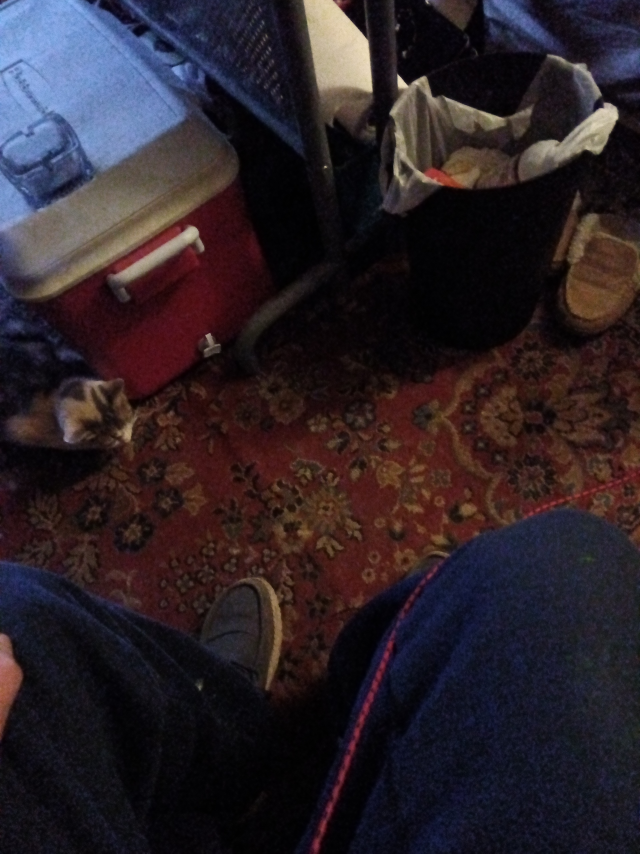
#> input picture test.jpg, 1920 x 2560 px (shown at 1/3 size)
$ python -i quantum_camera_detector.py   (imports and definitions only)   (older library calls are emulated)
#> lines starting #> are read from the running program, lines starting #| are printed output that depends on the picture; after the words box and inside, x2 and y2 are one past the last pixel; in counts of white or black regions, pixels touching at a corner belong together
#!/usr/bin/env python3
"""
Quantum Camera Detector
Detects quantum manifestations through camera analysis
"""

import cv2
import numpy as np
from datetime import datetime
import json
import os

class QuantumCameraDetector:
    def __init__(self):
        self.detection_threshold = 0.7
        self.quantum_signatures = []
        self.recording = False

    def analyze_frame(self, frame):
        """Analyze camera frame for quantum signatures"""

        # Convert to different color spaces for analysis
        gray = cv2.cvtColor(frame, cv2.COLOR_BGR2GRAY)
        hsv = cv2.cvtColor(frame, cv2.COLOR_BGR2HSV)

        quantum_score = 0.0
        signatures = []

        # 1. INTERFERENCE PATTERN DETECTION
        interference = self.detect_interference_patterns(gray)
        if interference > 0.5:
            quantum_score += 0.3
            signatures.append("interference_pattern")

        # 2. ENTANGLEMENT CORRELATION (pixel correlations)
        entanglement = self.detect_entanglement_correlations(frame)
        if entanglement > 0.6:
            quantum_score += 0.25
            signatures.append("entanglement_correlation")

        # 3. SUPERPOSITION DETECTION (multiple states)
        superposition = self.detect_superposition(hsv)
        if superposition > 0.5:
            quantum_score += 0.2
            signatures.append("superposition_state")

        # 4. QUANTUM TUNNELING (unexpected transitions)
        tunneling = self.detect_tunneling_events(gray)
        if tunneling > 0.4:
            quantum_score += 0.15
            signatures.append("tunneling_event")

        # 5. WAVE-PARTICLE DUALITY (edge detection)
        duality = self.detect_wave_particle_duality(gray)
        if duality > 0.5:
            quantum_score += 0.1
            signatures.append("wave_particle_duality")

        return quantum_score, signatures

    def detect_interference_patterns(self, gray):
        """Detect interference-like patterns"""
        # Use FFT to detect periodic patterns
        f_transform = np.fft.fft2(gray)
        f_shift = np.fft.fftshift(f_transform)
        magnitude = np.abs(f_shift)

        # Look for strong periodic components
        threshold = np.mean(magnitude) + 2 * np.std(magnitude)
        peaks = np.sum(magnitude > threshold)

        # Normalize score
        score = min(peaks / 100.0, 1.0)
        return score

    def detect_entanglement_correlations(self, frame):
        """Detect non-local correlations between regions"""
        h, w = frame.shape[:2]

        # Split frame into quadrants
        q1 = frame[0:h//2, 0:w//2]
        q2 = frame[0:h//2, w//2:w]
        q3 = frame[h//2:h, 0:w//2]
        q4 = frame[h//2:h, w//2:w]

        # Calculate correlations
        corr_12 = np.corrcoef(q1.flatten(), q2.flatten())[0, 1]
        corr_34 = np.corrcoef(q3.flatten(), q4.flatten())[0, 1]
        corr_13 = np.corrcoef(q1.flatten(), q3.flatten())[0, 1]
        corr_24 = np.corrcoef(q2.flatten(), q4.flatten())[0, 1]

        # High correlation = potential entanglement
        avg_corr = np.mean([abs(corr_12), abs(corr_34), abs(corr_13), abs(corr_24)])
        return avg_corr

    def detect_superposition(self, hsv):
        """Detect superposition-like states (multiple dominant colors)"""
        # Analyze hue distribution
        hue = hsv[:, :, 0]
        hist, _ = np.histogram(hue, bins=18, range=(0, 180))

        # Normalize
        hist = hist / np.sum(hist)

        # Count significant peaks (multiple states)
        threshold = 0.1
        peaks = np.sum(hist > threshold)

        # More peaks = more superposition
        score = min(peaks / 5.0, 1.0)
        return score

    def detect_tunneling_events(self, gray):
        """Detect sudden transitions (tunneling-like)"""
        # Calculate gradient magnitude
        sobelx = cv2.Sobel(gray, cv2.CV_64F, 1, 0, ksize=3)
        sobely = cv2.Sobel(gray, cv2.CV_64F, 0, 1, ksize=3)
        gradient = np.sqrt(sobelx**2 + sobely**2)

        # High gradients = sharp transitions
        threshold = np.mean(gradient) + np.std(gradient)
        tunneling_pixels = np.sum(gradient > threshold)

        score = min(tunneling_pixels / (gray.size * 0.1), 1.0)
        return score

    def detect_wave_particle_duality(self, gray):
        """Detect wave-like and particle-like features"""
        # Canny edge detection (particle-like)
        edges = cv2.Canny(gray, 50, 150)
        edge_density = np.sum(edges > 0) / edges.size

        # Blur detection (wave-like)
        laplacian = cv2.Laplacian(gray, cv2.CV_64F)
        blur_score = np.var(laplacian)

        # Balance between sharp and smooth
        duality_score = edge_density * (1.0 / (1.0 + np.exp(-blur_score/1000)))
        return min(duality_score * 10, 1.0)

    def save_quantum_event(self, frame, quantum_score, signatures):
        """Save detected quantum event"""
        timestamp = datetime.now().strftime("%Y%m%d_%H%M%S")

        # Create output directory
        os.makedirs("quantum_detections", exist_ok=True)

        # Save frame
        filename = f"quantum_detections/quantum_{timestamp}.jpg"
        cv2.imwrite(filename, frame)

        # Save metadata
        metadata = {
            "timestamp": timestamp,
            "quantum_score": float(quantum_score),
            "signatures": signatures,
            "threshold": self.detection_threshold
        }

        json_file = f"quantum_detections/quantum_{timestamp}.json"
        with open(json_file, 'w') as f:
            json.dump(metadata, f, indent=2)

        print(f"⚛️ Quantum event saved: {filename}")
        return filename

>>> import cv2
>>> picture = cv2.imread('../test.jpg')
#> picture is the input picture: shape (2560, 1920, 3); mean B, G, R 40, 34.1, 43.7
>>> result = QuantumCameraDetector().analyze_frame(picture)
#> in analyze_frame, `gray = cv2.cvtColor(frame, cv2.COLOR_BGR2GRAY)`:
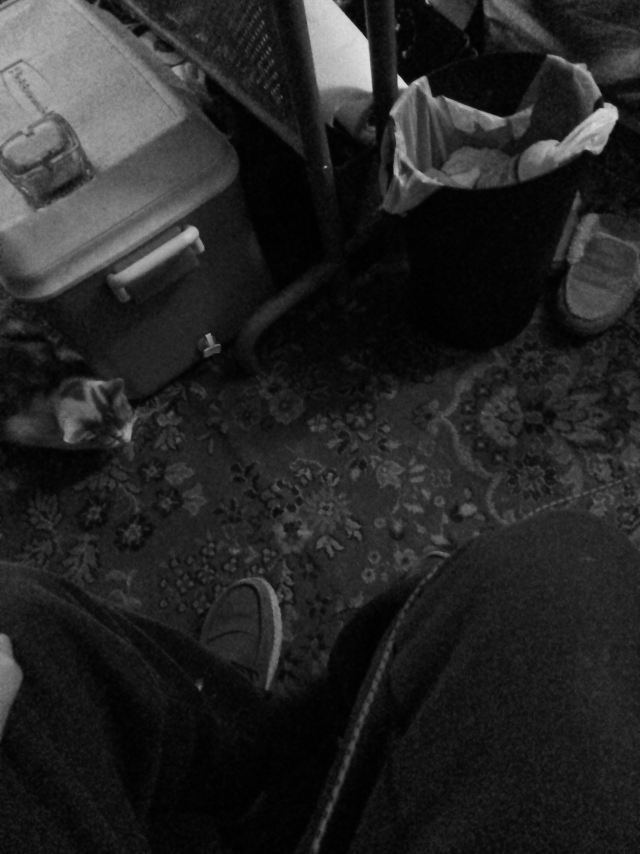
#> gray: shape (2560, 1920) (shown at 1/3 size); min 0, max 228, mean 37.7
#> in analyze_frame, `hsv = cv2.cvtColor(frame, cv2.COLOR_BGR2HSV)`: hsv: shape (2560, 1920, 3); mean H, S, V 91.7, 116.5, 53.2
#> in detect_interference_patterns, `threshold = np.mean(magnitude) + 2 * np.std(magnitude)`: threshold = 245703
#> in detect_interference_patterns, `peaks = np.sum(magnitude > threshold)`: peaks = 11408
#> in detect_interference_patterns, `score = min(peaks / 100.0, 1.0)`: score = 1
#> in detect_entanglement_correlations, `q3 = frame[h//2:h, 0:w//2]`:
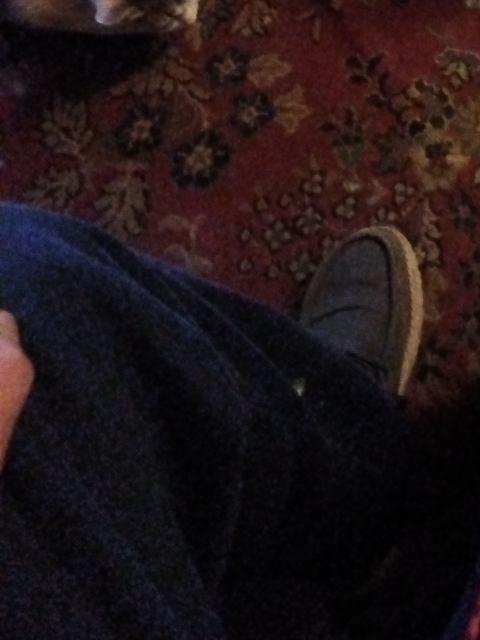
#> q3: shape (1280, 960, 3) (shown at 1/2 size); mean B, G, R 22.2, 20.3, 32.1
#> in detect_entanglement_correlations, `q4 = frame[h//2:h, w//2:w]`:
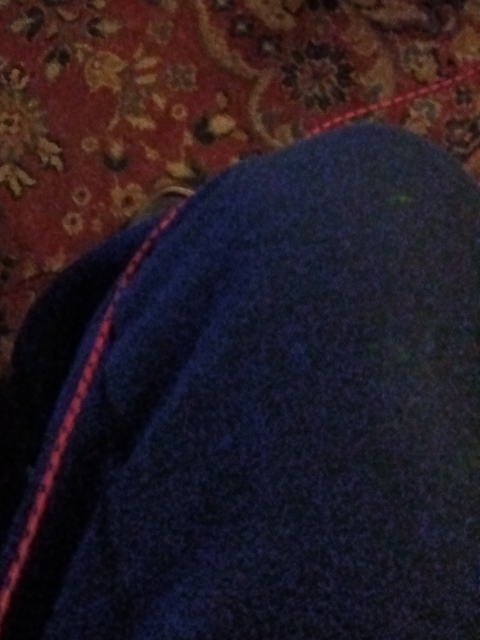
#> q4: shape (1280, 960, 3) (shown at 1/2 size); mean B, G, R 35, 26.8, 37.4
#> in detect_entanglement_correlations, `corr_12 = np.corrcoef(q1.flatten(), q2.flatten())[0, 1]`: corr_12 = 0.198
#> in detect_entanglement_correlations, `corr_34 = np.corrcoef(q3.flatten(), q4.flatten())[0, 1]`: corr_34 = 0.299
#> in detect_entanglement_correlations, `corr_13 = np.corrcoef(q1.flatten(), q3.flatten())[0, 1]`: corr_13 = 0.0887
#> in detect_entanglement_correlations, `corr_24 = np.corrcoef(q2.flatten(), q4.flatten())[0, 1]`: corr_24 = 0.193
#> in detect_entanglement_correlations, `avg_corr = np.mean([abs(corr_12), abs(corr_34), abs(corr_13), abs(corr..`: avg_corr = 0.195
#> in detect_superposition, `hue = hsv[:, :, 0]`:
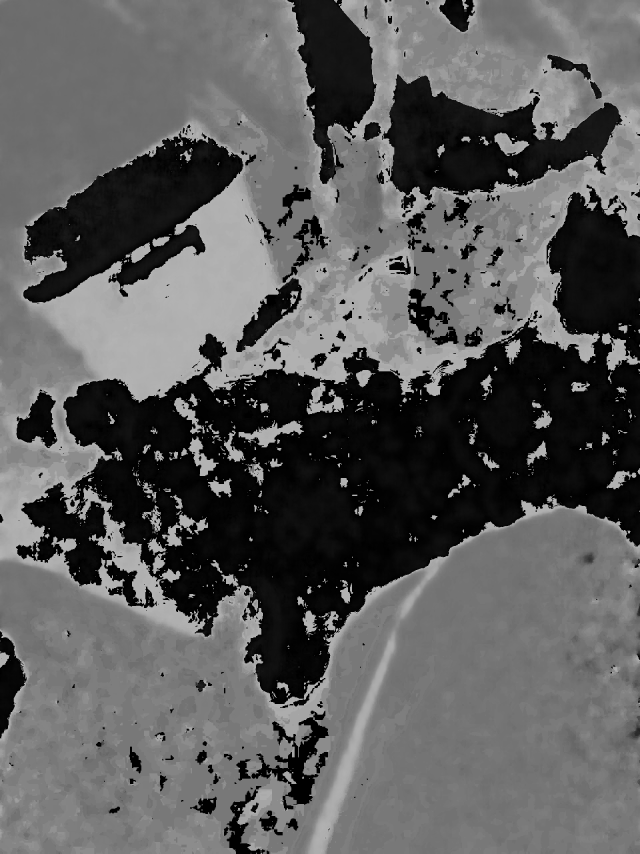
#> hue: shape (2560, 1920) (shown at 1/3 size); min 0, max 179, mean 91.7
#> in detect_superposition, `hist, _ = np.histogram(hue, bins=18, range=(0, 180))`: hist = 18 values, max 1118973 at index 0, min 253 at index 4, mean 273066.7
#> in detect_superposition, `hist = hist / np.sum(hist)`: hist = 18 values, max 0.228 at index 0, min 5.15e-05 at index 4, mean 0.0556
#> in detect_superposition, `peaks = np.sum(hist > threshold)`: peaks = 4
#> in detect_superposition, `score = min(peaks / 5.0, 1.0)`: score = 0.8
#> in detect_tunneling_events, `sobelx = cv2.Sobel(gray, cv2.CV_64F, 1, 0, ksize=3)`:
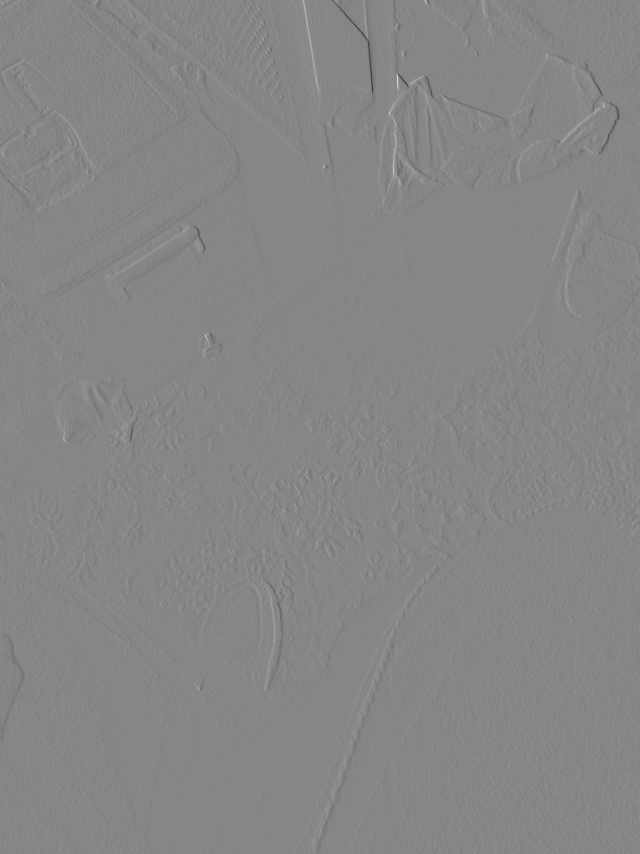
#> sobelx: shape (2560, 1920) float64 (shown at 1/3 size); min -577, max 520, mean -0.1; drawn with min black and max white
#> in detect_tunneling_events, `sobely = cv2.Sobel(gray, cv2.CV_64F, 0, 1, ksize=3)`:
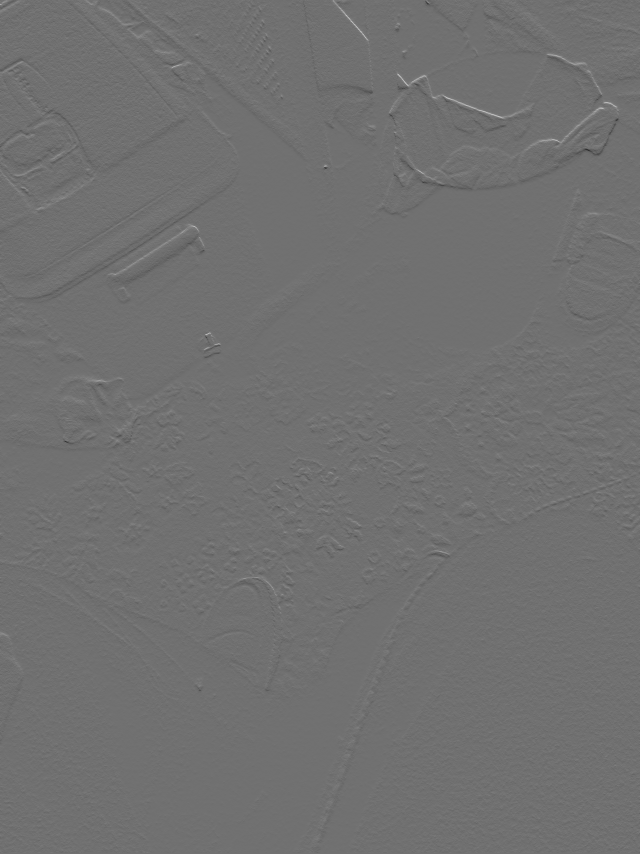
#> sobely: shape (2560, 1920) float64 (shown at 1/3 size); min -416, max 522, mean -0.1; drawn with min black and max white
#> in detect_tunneling_events, `threshold = np.mean(gradient) + np.std(gradient)`: threshold = 35
#> in detect_tunneling_events, `tunneling_pixels = np.sum(gradient > threshold)`: tunneling_pixels = 527386
#> in detect_tunneling_events, `score = min(tunneling_pixels / (gray.size * 0.1), 1.0)`: score = 1
#> in detect_wave_particle_duality, `edges = cv2.Canny(gray, 50, 150)`:
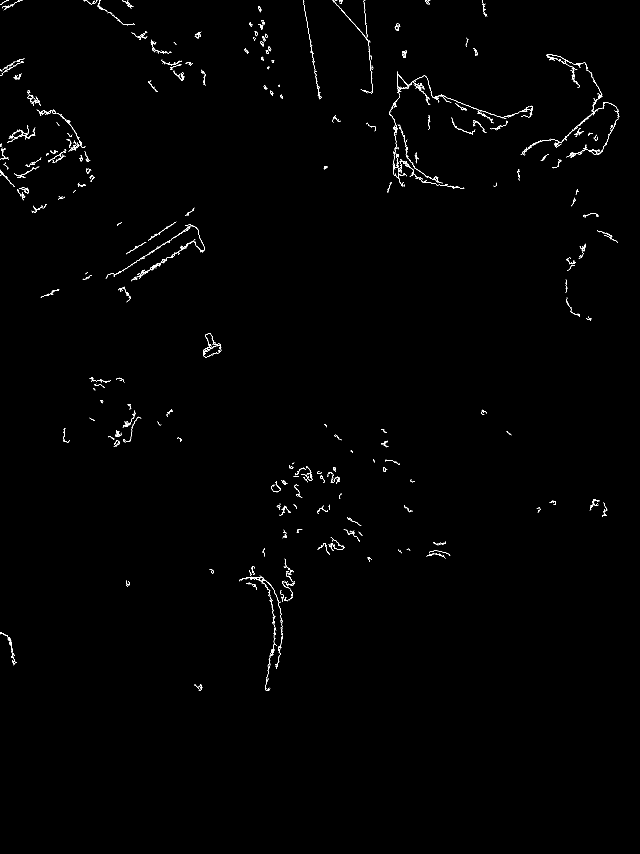
#> edges: shape (2560, 1920) (shown at 1/3 size); 0.46% white in thin lines or dots, all inside (x1, y1, x2, y2) = (0, 0, 1858, 2072)
#> in detect_wave_particle_duality, `edge_density = np.sum(edges > 0) / edges.size`: edge_density = 0.00463
#> in detect_wave_particle_duality, `blur_score = np.var(laplacian)`: blur_score = 74.28
#> in detect_wave_particle_duality, `duality_score = edge_density * (1.0 / (1.0 + np.exp(-blur_score/1000)))`: duality_score = 0.0024
#> in analyze_frame, `duality = self.detect_wave_particle_duality(gray)`: duality = 0.024
#> result = (0.65, ['interference_pattern', 'superposition_state', 'tunneling_event'])

$ run again, on temp_quantum_frame.jpg
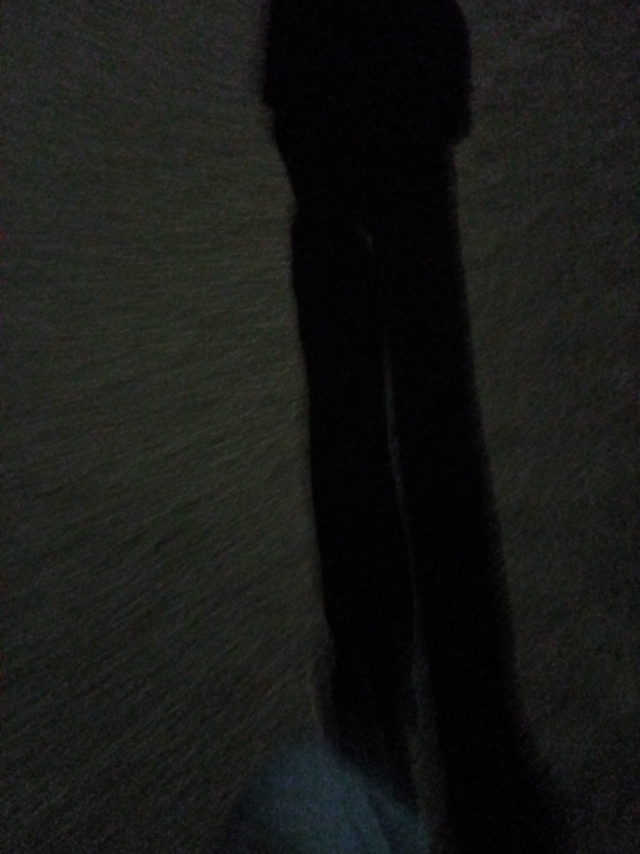
#> input picture temp_quantum_frame.jpg, 1920 x 2560 px (shown at 1/3 size)
#> picture is the input picture: shape (2560, 1920, 3); mean B, G, R 22.5, 25.1, 24
#> hsv: shape (2560, 1920, 3); mean H, S, V 47.6, 40.3, 25.8
#> in detect_interference_patterns, `threshold = np.mean(magnitude) + 2 * np.std(magnitude)`: threshold = 130683.6
#> in detect_interference_patterns, `peaks = np.sum(magnitude > threshold)`: peaks = 3122
#> in detect_interference_patterns, `score = min(peaks / 100.0, 1.0)`: score = 1
#> in detect_entanglement_correlations, `q4 = frame[h//2:h, w//2:w]`:
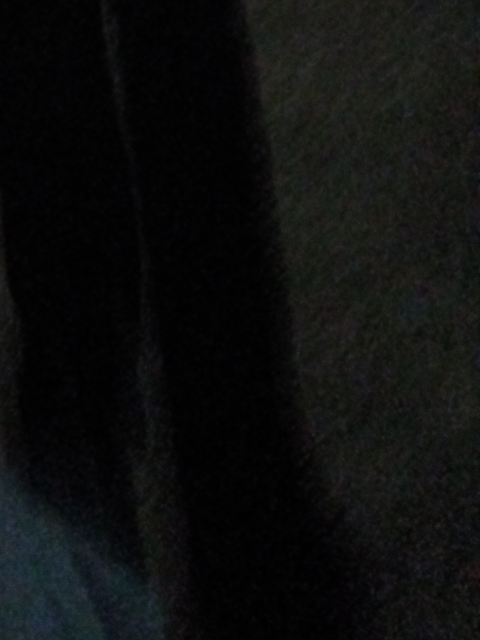
#> q4: shape (1280, 960, 3) (shown at 1/2 size); mean B, G, R 14, 14.5, 13.6
#> corr_12 = -0.164
#> corr_34 = 0.105
#> corr_13 = -0.0753
#> corr_24 = 0.327
#> avg_corr = 0.168
#> in detect_superposition, `hist, _ = np.histogram(hue, bins=18, range=(0, 180))`: hist = 18 values, max 1022248 at index 0, min 12483 at index 15, mean 273066.7
#> in detect_superposition, `hist = hist / np.sum(hist)`: hist = 18 values, max 0.208 at index 0, min 0.00254 at index 15, mean 0.0556
#> in detect_superposition, `peaks = np.sum(hist > threshold)`: peaks = 4
#> in detect_superposition, `score = min(peaks / 5.0, 1.0)`: score = 0.8
#> in detect_tunneling_events, `gradient = np.sqrt(sobelx**2 + sobely**2)`:
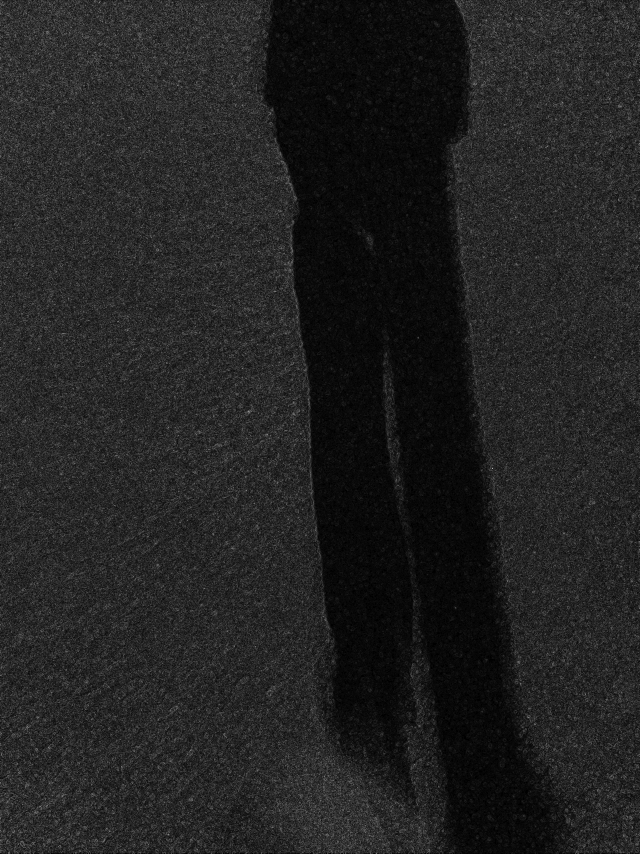
#> gradient: shape (2560, 1920) float64 (shown at 1/3 size); min 0, max 96.8, mean 13.1; drawn with min black and max white
#> in detect_tunneling_events, `threshold = np.mean(gradient) + np.std(gradient)`: threshold = 22.57
#> tunneling_pixels = 813962
#> in detect_tunneling_events, `score = min(tunneling_pixels / (gray.size * 0.1), 1.0)`: score = 1
#> edges: shape (2560, 1920); every value is 0
#> edge_density = 0
#> blur_score = 63.93
#> duality_score = 0
#> result = (0.65, ['interference_pattern', 'superposition_state', 'tunneling_event'])
